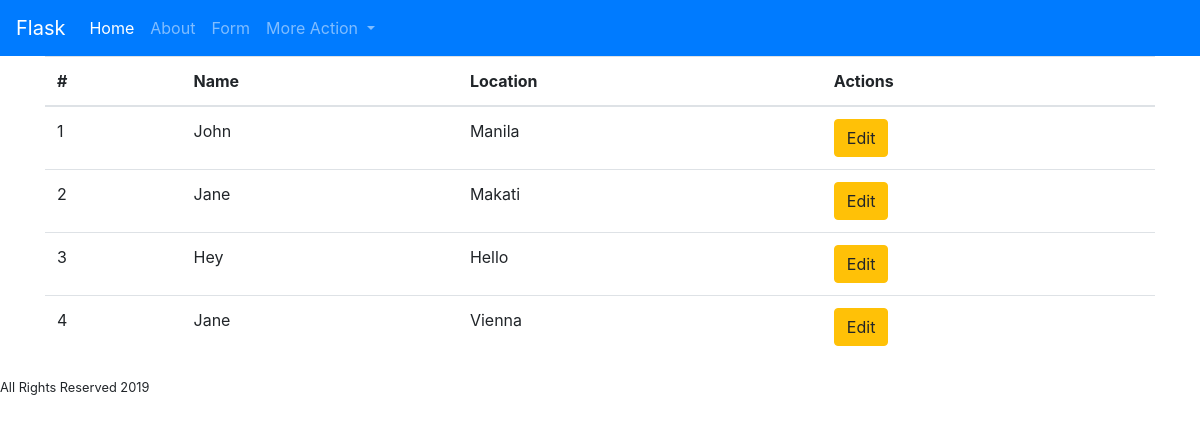
The app's page /showall, older data.
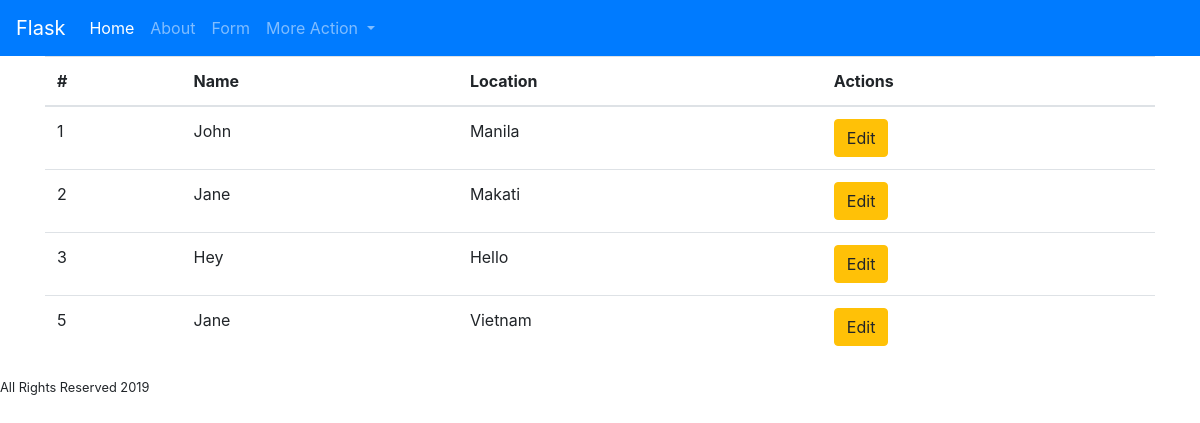
The same page, newer data.
### tables this page shows
CREATE TABLE "users" (
	"id"	INTEGER NOT NULL PRIMARY KEY AUTOINCREMENT UNIQUE,
	"name"	TEXT,
	"location"	TEXT
);

### app.py (the view)
@app.route('/showall')
def showall():
    results = read_all_users()
    return render_template('showall.html', results=results)

### app.py (called while the page is built)
def connect_db():
    conn = sqlite3.connect('flask.db')
    return conn

def read_all_users():
    conn = connect_db()
    cur = conn.cursor()
    cur.execute('SELECT * FROM users')
    results = cur.fetchall()
    cur.close()
    return results

### templates/showall.html
{% extends 'base.html' %}
{% block content %}
  <div class="container">
    <table class="table table-hover">
      <thead>
        <tr>
          <th scope="col">#</th>
          <th scope="col">Name</th>
          <th scope="col">Location</th>
          <th scope="col">Actions</th>
        </tr>
      </thead>
      <tbody>
      {% for result in results %}
        <tr>
          <td>{{ result[0] }}</td>
          <td>{{ result[1] }}</td>
          <td>{{ result[2] }}</td>
          <td>
            <form method="get" action="{{ url_for('edit') }}">
              <button type="submit" value="{{ result[0] }}" name="edit" class="btn btn-warning">Edit</button>
            </form>
          </td>
        </tr>
      {% endfor %}
      </tbody>
    </table>
  </div>
{% endblock %}

### templates/base.html (shortened to what this page needs)
<!DOCTYPE html>
<html lang="en">
<head>
    <link rel="stylesheet" href="{{ url_for('static',filename='css/bootstrap.css') }}">
</head>
<body>
{% include 'navigation.html' %}
{% block content %}{% endblock %}
{% include 'footer.html' %}
</body>
</html>

### templates/navigation.html (shortened to what this page needs)
<nav class="navbar navbar-expand-sm navbar-dark bg-primary">
  <a class="navbar-brand" href="#">Flask</a>
  <div class="collapse navbar-collapse" id="navbarNavDropdown">
    <ul class="navbar-nav">
      <li class="nav-item active">
        <a class="nav-link" href="{{ url_for('home') }}">Home <span class="sr-only">(current)</span></a>
      </li>
      <li class="nav-item">
        <a class="nav-link" href="{{ url_for('about') }}">About</a>
      </li>
      <li class="nav-item">
        <a class="nav-link" href="{{ url_for('form') }} ">Form</a>
      </li>
      <li class="nav-item dropdown">
        <a class="nav-link dropdown-toggle" href="#" id="navbarDropdownMenuLink" role="button" data-toggle="dropdown" aria-haspopup="true" aria-expanded="false">
          More Action
        </a>
      </li>
    </ul>
  </div>
</nav>

### templates/footer.html
<footer>
    <small>
        All Rights Reserved 2019
    </small>
</footer>

Row changes from the older to the newer data that the page shows:
removed users: id "4", name "Jane", location "Vienna"
added users: id "5", name "Jane", location "Vietnam"
